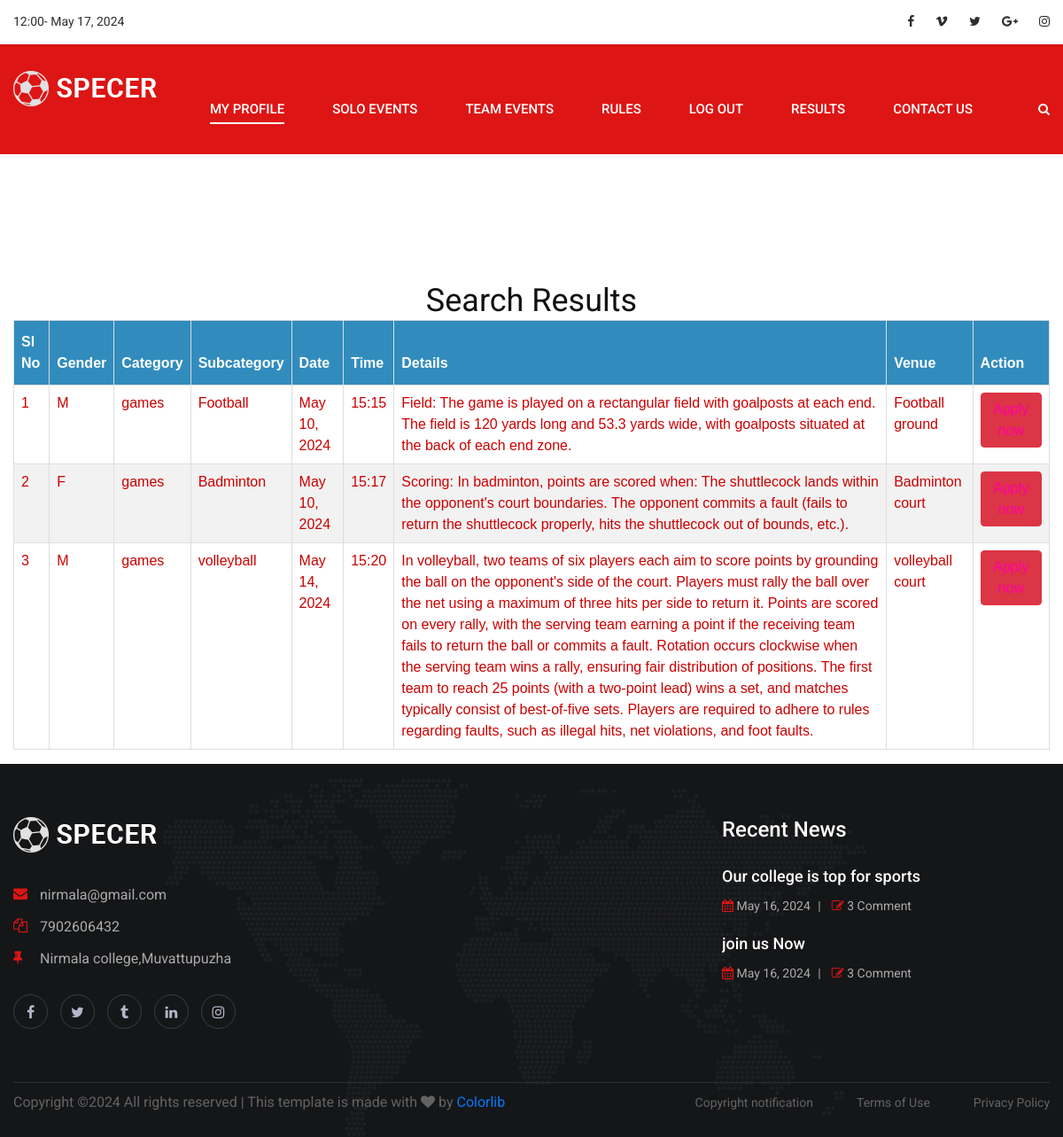
The page /Student/EventSearch/ on the database its author committed.
### WebAdmin/models.py (models this page shows)
class tbl_newevent(models.Model):
      e_name=models.CharField(max_length=30)
      e_gender=models.CharField(max_length=30)
      category=models.ForeignKey(tbl_category,on_delete=models.CASCADE)
      subcategory=models.ForeignKey(tbl_subcategory,on_delete=models.CASCADE)
      e_date=models.DateField(auto_now_add=True)
      e_time=models.CharField(max_length=30)
      e_details=models.CharField(max_length=30)
      e_venue=models.CharField(max_length=30)
      e_poster=models.FileField(upload_to='eventphoto/')
      type_name=models.CharField(max_length=30)
      teammate_count=models.CharField(max_length=30)
      coordinator=models.ForeignKey(tbl_coordinator,on_delete=models.CASCADE)
      event_status=models.IntegerField(default="0")

class tbl_category(models.Model):
    category_name = models.CharField(max_length=50)

class tbl_subcategory(models.Model):
    subcategory_name=models.CharField(max_length=30)
    category=models.ForeignKey(tbl_category,on_delete=models.CASCADE)

### Student/views.py (the view)
# urls.py: path('EventSearch/', views.search_events, name='EventSearch'),
def search_events(request):
    if request.method == 'GET':
        query = request.GET.get('q')
        if query:
            events = tbl_newevent.objects.filter(e_details__icontains=query)
        else:
            events = tbl_newevent.objects.all()
        return render(request, 'Student/EventSearch.html', {'events': events})
    else:
        return render(request, 'Student/EventSearch.html')

### Student/Templates/Student/EventSearch.html
{% extends 'Student/head.html' %}
{% block content %}
<div class="container mt-5">
    <h2>Search Results</h2>
    <table class="table">
        <thead>
            <tr>
                <th scope="col">Sl No</th>
                <th scope="col">Gender</th>
                <th scope="col">Category</th>
                <th scope="col">Subcategory</th>
                <th scope="col">Date</th>
                <th scope="col">Time</th>
                <th scope="col">Details</th>
                <th scope="col">Venue</th>
                <th scope="col">Action</th>
            </tr>
        </thead>
        <tbody>
            {% for event in events %}
            <tr>
                <td>{{ forloop.counter }}</td>
                <td>{{ event.e_gender }}</td>
                <td>{{ event.category.category_name }}</td>
                <td>{{ event.subcategory.subcategory_name }}</td>
                <td>{{ event.e_date }}</td>
                <td>{{ event.e_time }}</td>
                <td>{{ event.e_details }}</td>
                <td>{{ event.e_venue }}</td>
                <td><a href="{% url 'Student:ApplyEvent' event.id %}" class="btn btn-danger">Apply now</a></td>
            </tr>
            {% empty %}
            <tr>
                <td colspan="9">No events found.</td>
            </tr>
            {% endfor %}
        </tbody>
    </table>
</div>
{% endblock %}

### Student/Templates/Student/head.html (shortened to what this page needs)
{% load static %}
<!DOCTYPE html>
<html lang="zxx">
<head>
    <link rel="stylesheet" href="{% static 'main/css/bootstrap.min.css' %}" type="text/css">
    <link rel="stylesheet" href="{% static 'main/css/font-awesome.min.css' %}" type="text/css">
    <link rel="stylesheet" href="{% static 'main/css/owl.carousel.min.css' %}" type="text/css">
    <link rel="stylesheet" href="{% static 'main/css/magnific-popup.css' %}" type="text/css">
    <link rel="stylesheet" href="{% static 'main/css/slicknav.min.css' %}" type="text/css">
    <link rel="stylesheet" href="{% static 'main/css/style.css' %}" type="text/css">
    <link rel="stylesheet" href="{% static 'form.css' %}" type="text/css">
</head>
<header class="header-section">
    <div class="header__top">
        <div class="container">
            <div class="row">
                <div class="col-lg-6">
                    <div class="ht-info">
                        <ul>
                            <li>12:00- May 17, 2024</li>
                        </ul>
                    </div>
                </div>
                <div class="col-lg-6">
                    <div class="ht-links">
                        <a href="#"><i class="fa fa-facebook"></i></a>
                        <a href="#"><i class="fa fa-vimeo"></i></a>
                        <a href="#"><i class="fa fa-twitter"></i></a>
                        <a href="#"><i class="fa fa-google-plus"></i></a>
                        <a href="#"><i class="fa fa-instagram"></i></a>
                    </div>
                </div>
            </div>
        </div>
    </div>
    <div class="header__nav">
        <div class="container">
            <div class="row">
                <div class="col-lg-2">
                    <div class="logo">
                        <a href="./index.html"><img src="{% static 'main/img/logoreal.png' %} " alt=""></a>
                    </div>
                </div>
                <div class="col-lg-10">
                    <div class="nav-menu">
                        <ul class="main-menu">
                            <li class="active"><a href="{% url 'Student:myprofile' %}">MY profile</a></li>
                            <li><a href="{% url 'Student:ViewsoloEvents' %}">Solo EVents</a></li>
                            <li><a href="{% url 'Student:ViewteamEvents' %}">Team Events</a></li>
                            <li><a href="{% url 'Student:ViewRules' %}">Rules</a></li>
                            <li><a href="{% url 'Student:logout' %}">Log out</li>
                            <li><a href="#">Results</a>
                            </li>
                            <li><a href="{% url 'Student:Complaint' %}">CONTACT US </a></li>
                        </ul>
                        <div class="nm-right search-switch">
                            <i class="fa fa-search"></i>
                        </div>
                    </div>
                </div>
            </div>
        </div>
    </div>
</header>
<br>
<br>
<br>
<br>
<div id="tab" align="center">
  {% block content %}
{% endblock content %}
</div>
<footer class="footer-section set-bg" data-setbg="{% static 'main/img/footer-bg.jpg' %}">
    <div class="container">
        <div class="row">
            <div class="col-lg-3 col-md-6">
                <div class="fs-logo">
                    <div class="logo">
                        <a href="./index.html"><img src="{% static 'main/img/logoreal.png' %}" alt=""></a>
                    </div>
                    <ul>
                        <li><i class="fa fa-envelope"></i> nirmala@gmail.com</li>
                        <li><i class="fa fa-copy"></i> 7902606432</li>
                        <li><i class="fa fa-thumb-tack"></i> Nirmala college,Muvattupuzha</li>
                    </ul>
                    <div class="fs-social">
                        <a href="#"><i class="fa fa-facebook"></i></a>
                        <a href="#"><i class="fa fa-twitter"></i></a>
                        <a href="#"><i class="fa fa-tumblr"></i></a>
                        <a href="#"><i class="fa fa-linkedin"></i></a>
                        <a href="#"><i class="fa fa-instagram"></i></a>
                    </div>
                </div>
            </div>
           <div class="col-lg-4 col-md-6 offset-lg-1">
            </div>
            <div class="col-lg-4">
                <div class="fs-widget">
                    <h4>Recent News</h4>
                    <div class="fw-item">
                        <h5><a href="#">Our college is top for sports </a></h5>
                        <ul>
                            <li><i class="fa fa-calendar"></i> May 16, 2024</li>
                            <li><i class="fa fa-edit"></i> 3 Comment</li>
                        </ul>
                    </div>
                    <div class="fw-item">
                        <h5><a href="#">join us Now</a></h5>
                        <ul>
                            <li><i class="fa fa-calendar"></i> May 16, 2024</li>
                            <li><i class="fa fa-edit"></i> 3 Comment</li>
                        </ul>
                    </div>
                </div>
            </div>
        </div>
    </div>
    <div class="container">
        <div class="copyright-option">
            <div class="row">
                <div class="col-lg-12">
                    <div class="co-text"><p>
Copyright &copy;<script>document.write(new Date().getFullYear());</script> All rights reserved | This template is made with <i class="fa fa-heart" aria-hidden="true"></i> by <a href="https://colorlib.com" target="_blank">Colorlib</a>
</p></div>
                    <div class="co-widget">
                        <ul>
                            <li><a href="#">Copyright notification</a></li>
                            <li><a href="#">Terms of Use</a></li>
                            <li><a href="#">Privacy Policy</a></li>
                        </ul>
                    </div>
                </div>
            </div>
        </div>
    </div>
</footer>
</body>
</html>
</body>
</html>

### WebGuest/static/main/css/style.css (style rules this page uses)
html, body { height: 100%; font-family: "Roboto", sans-serif; -webkit-font-smoothing: antialiased; font-smoothing: antialiased; }
h1, h2, h3, h4, h5, h6 { margin: 0; color: #111111; font-weight: 400; font-family: "Roboto", sans-serif; }
h2 { font-size: 36px; }
h4 { font-size: 24px; }
h5 { font-size: 18px; }
p { font-size: 16px; font-family: "Roboto", sans-serif; color: #636363; font-weight: 400; line-height: 24px; margin: 0 0 15px 0; }
img { max-width: 100%; }
ul, ol { padding: 0; margin: 0; }
.set-bg { background-repeat: no-repeat; background-size: cover; background-position: top center; }
.header__top .ht-info ul li { list-style: none; display: inline-block; margin-right: 35px; position: relative; font-size: 14px; color: #2d2d2d; padding: 14px 0 15px; }
.header__top .ht-info ul li:after { position: absolute; right: -20px; top: 14px; width: 1px; height: 20px; background: #e5e5e5; content: ""; }
.header__top .ht-info ul li:last-child:after { display: none; }
.header__top .ht-links { text-align: right; }
.header__top .ht-links a { display: inline-block; font-size: 14px; color: #2d2d2d; margin-left: 20px; padding: 14px 0 15px; }
.header__nav { background: #dd1515; }
.header__nav .logo { padding: 30px 0; }
.header__nav .logo a { display: inline-block; }
.header__nav .nav-menu { text-align: right; }
.header__nav .nav-menu .main-menu { display: inline-block; }
.header__nav .nav-menu .main-menu li { display: inline-block; list-style: none; margin-right: 50px; position: relative; }
.header__nav .nav-menu .main-menu li.active a:after { opacity: 1; }
.header__nav .nav-menu .main-menu li a { font-size: 15px; color: #ffffff; font-weight: 500; display: inline-block; text-transform: uppercase; padding: 39px 0; position: relative; }
.header__nav .nav-menu .main-menu li a:after { position: absolute; left: 0; top: 65px; height: 2px; width: 100%; background: #ffffff; content: ""; -webkit-transition: all 0.3s; -o-transition: all 0.3s; transition: all 0.3s; opacity: 0; }
.header__nav .nav-menu .nm-right { display: inline-block; margin-left: 20px; cursor: pointer; }
.header__nav .nav-menu .nm-right i { font-size: 14px; color: #ffffff; }
.footer-section { padding-top: 60px; }
.fs-logo { margin-bottom: 30px; }
.fs-logo .logo { margin-bottom: 30px; }
.fs-logo .logo a { display: inline-block; }
.fs-logo ul { margin-bottom: 22px; }
.fs-logo ul li { font-size: 16px; color: #ababab; line-height: 36px; position: relative; list-style: none; padding-left: 30px; }
.fs-logo ul li i { font-size: 16px; color: #dd1515; margin-right: 10px; position: absolute; left: 0; top: 8px; }
.fs-logo .fs-social a { display: inline-block; height: 39px; width: 39px; border: 1px solid #3d3d3f; border-radius: 50%; text-align: center; line-height: 39px; color: #b3b7c8; -webkit-transition: all 0.3s; -o-transition: all 0.3s; transition: all 0.3s; margin-right: 10px; margin-bottom: 10px; }
.fs-logo .fs-social a:last-child { margin-right: 0; }
.fs-widget { margin-bottom: 30px; overflow: hidden; }
.fs-widget h4 { color: #ffffff; font-weight: 500; margin-bottom: 26px; }
.fs-widget .fw-item { margin-bottom: 18px; }
.fs-widget .fw-item h5 { margin-bottom: 8px; }
.fs-widget .fw-item h5 a { color: #ffffff; font-weight: 500; line-height: 26px; }
.fs-widget .fw-item ul li { list-style: none; display: inline-block; font-size: 14px; color: #ababab; margin-right: 20px; position: relative; }
.fs-widget .fw-item ul li i { color: #dd1515; }
.fs-widget .fw-item ul li:after { position: absolute; right: -12px; top: 0; content: "|"; }
.fs-widget .fw-item ul li:last-child { margin-right: 0; }
.fs-widget .fw-item ul li:last-child:after { display: none; }
.copyright-option { border-top: 1px solid #2d2e30; padding-top: 10px; padding-bottom: 12px; margin-top: 20px; }
.copyright-option .co-text { font-size: 14px; color: #636363; float: left; line-height: 24px; }
.copyright-option .co-widget { text-align: right; }
.copyright-option .co-widget ul { list-style: none; }
.copyright-option .co-widget ul li { font-size: 14px; display: inline-block; margin-right: 45px; }
.copyright-option .co-widget ul li a { color: #636363; }
.copyright-option .co-widget ul li:last-child { margin-right: 0; }
@media only screen and (min-width: 1200px) { .container { max-width: 1200px; } }

### rows shown on the page
tbl_newevent: e_gender "M", category.category_name "games", subcategory.subcategory_name "Football", e_date "May 10, 2024", e_time "15:15", e_details "Field: The game is played on a rectangular field with goalposts at each end. The field is 120 yards long and 53.3 yards wide, with goalposts situated at the back of each end zone.", e_venue "Football ground"
tbl_newevent: e_gender "F", category.category_name "games", subcategory.subcategory_name "Badminton", e_date "May 10, 2024", e_time "15:17", e_details "Scoring: In badminton, points are scored when: The shuttlecock lands within the opponent's court boundaries. The opponent commits a fault (fails to return the shuttlecock properly, hits the shuttlecock out of bounds, etc.).", e_venue "Badminton court"
tbl_newevent: e_gender "M", category.category_name "games", subcategory.subcategory_name "volleyball", e_date "May 14, 2024", e_time "15:20", e_details "In volleyball, two teams of six players each aim to score points by grounding the ball on the opponent's side of the court. Players must rally the ball over the net using a maximum of three hits per side to return it. Points are scored on every rally, with the serving team earning a point if the receiving team fails to return the ball or commits a fault. Rotation occurs clockwise when the serving team wins a rally, ensuring fair distribution of positions. The first team to reach 25 points (with a two-point lead) wins a set, and matches typically consist of best-of-five sets. Players are required to adhere to rules regarding faults, such as illegal hits, net violations, and foot faults.", e_venue "volleyball court"
